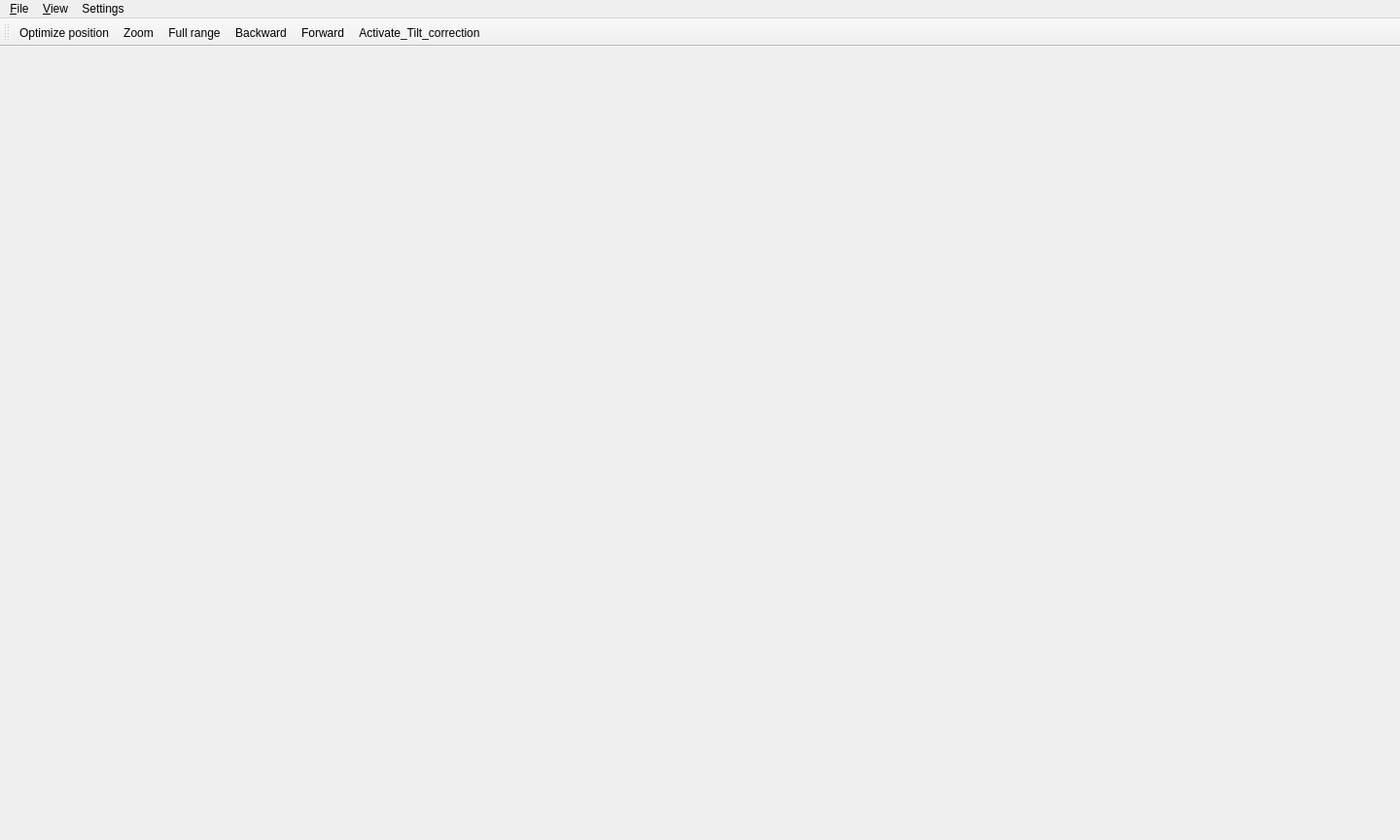
<?xml version="1.0" encoding="UTF-8"?>
<ui version="4.0">
 <class>MainWindow</class>
 <widget class="QMainWindow" name="MainWindow">
  <property name="geometry">
   <rect>
    <x>0</x>
    <y>0</y>
    <width>1440</width>
    <height>864</height>
   </rect>
  </property>
  <property name="sizePolicy">
   <sizepolicy hsizetype="Preferred" vsizetype="Preferred">
    <horstretch>0</horstretch>
    <verstretch>0</verstretch>
   </sizepolicy>
  </property>
  <property name="windowTitle">
   <string>qudi: Confocal</string>
  </property>
  <widget class="QWidget" name="centralwidget">
   <property name="maximumSize">
    <size>
     <width>0</width>
     <height>0</height>
    </size>
   </property>
  </widget>
  <widget class="QMenuBar" name="menubar">
   <property name="geometry">
    <rect>
     <x>0</x>
     <y>0</y>
     <width>1440</width>
     <height>17</height>
    </rect>
   </property>
   <widget class="QMenu" name="menuFile">
    <property name="title">
     <string>&amp;File</string>
    </property>
    <addaction name="separator"/>
    <addaction name="action_close_window"/>
    <addaction name="action_save_all_scans"/>
   </widget>
   <widget class="QMenu" name="menu_Settings">
    <property name="title">
     <string>Settings</string>
    </property>
    <addaction name="action_scanner_settings"/>
    <addaction name="action_optimizer_settings"/>
    <addaction name="action_display_settings"/>
   </widget>
   <widget class="QMenu" name="menuView">
    <property name="title">
     <string>&amp;View</string>
    </property>
    <addaction name="action_view_scanner_control"/>
    <addaction name="action_view_optimizer"/>
    <addaction name="action_view_toolbar"/>
    <addaction name="action_view_line_scan"/>
    <addaction name="separator"/>
    <addaction name="action_restore_default_view"/>
    <addaction name="separator"/>
    <addaction name="action_autorange_2d_scans"/>
    <addaction name="action_view_Tilt_correction"/>
   </widget>
   <addaction name="menuFile"/>
   <addaction name="menuView"/>
   <addaction name="menu_Settings"/>
  </widget>
  <widget class="QToolBar" name="util_toolBar">
   <property name="windowTitle">
    <string>Utilities Toolbar</string>
   </property>
   <property name="allowedAreas">
    <set>Qt::LeftToolBarArea|Qt::RightToolBarArea|Qt::TopToolBarArea</set>
   </property>
   <property name="toolButtonStyle">
    <enum>Qt::ToolButtonTextUnderIcon</enum>
   </property>
   <property name="floatable">
    <bool>false</bool>
   </property>
   <attribute name="toolBarArea">
    <enum>TopToolBarArea</enum>
   </attribute>
   <attribute name="toolBarBreak">
    <bool>false</bool>
   </attribute>
   <addaction name="action_optimize_position"/>
   <addaction name="action_utility_zoom"/>
   <addaction name="action_utility_full_range"/>
   <addaction name="action_history_back"/>
   <addaction name="action_history_forward"/>
   <addaction name="action_Tilt_correction"/>
  </widget>
  <action name="action_scanner_settings">
   <property name="icon">
    <iconset>
     <normaloff>../../../../../../../../Software/qudivenv/src/qudi/qudi/core/artwork/icons/configure.svg</normaloff>../../../../../../../../Software/qudivenv/src/qudi/qudi/core/artwork/icons/configure.svg</iconset>
   </property>
   <property name="text">
    <string>Scan Settings</string>
   </property>
  </action>
  <action name="action_close_window">
   <property name="icon">
    <iconset>
     <normaloff>../../../../../../../../Software/qudivenv/src/qudi/qudi/core/artwork/icons/application-exit.svg</normaloff>../../../../../../../../Software/qudivenv/src/qudi/qudi/core/artwork/icons/application-exit.svg</iconset>
   </property>
   <property name="text">
    <string>Close window</string>
   </property>
   <property name="toolTip">
    <string>Close scanning window</string>
   </property>
  </action>
  <action name="action_optimizer_settings">
   <property name="icon">
    <iconset>
     <normaloff>../../../../../../../../Software/qudivenv/src/qudi/qudi/core/artwork/icons/configure.svg</normaloff>../../../../../../../../Software/qudivenv/src/qudi/qudi/core/artwork/icons/configure.svg</iconset>
   </property>
   <property name="text">
    <string>Optimizer Settings</string>
   </property>
  </action>
  <action name="action_utility_zoom">
   <property name="checkable">
    <bool>true</bool>
   </property>
   <property name="icon">
    <iconset>
     <normaloff>../../../../../../../../Software/qudivenv/src/qudi/qudi/core/artwork/icons/zoom-select.svgz</normaloff>
     <normalon>../../../../../../../../Software/qudivenv/src/qudi/qudi/core/artwork/icons/search_active.svg</normalon>../../../../../../../../Software/qudivenv/src/qudi/qudi/core/artwork/icons/zoom-select.svgz</iconset>
   </property>
   <property name="text">
    <string>Zoom</string>
   </property>
   <property name="toolTip">
    <string>Toggle zooming by rubberband selection. Will set scan ranges accordingly.
Shortcut:Z</string>
   </property>
   <property name="shortcut">
    <string>Z</string>
   </property>
  </action>
  <action name="action_view_scanner_control">
   <property name="checkable">
    <bool>true</bool>
   </property>
   <property name="checked">
    <bool>true</bool>
   </property>
   <property name="text">
    <string>Scanner control</string>
   </property>
   <property name="toolTip">
    <string>Toggle scanner control view</string>
   </property>
  </action>
  <action name="action_view_optimizer">
   <property name="checkable">
    <bool>true</bool>
   </property>
   <property name="checked">
    <bool>true</bool>
   </property>
   <property name="text">
    <string>Optimizer</string>
   </property>
   <property name="toolTip">
    <string>Toggle optimizer view
Shortcut:Alt+O</string>
   </property>
   <property name="shortcut">
    <string>Alt+O</string>
   </property>
  </action>
  <action name="action_optimize_position">
   <property name="checkable">
    <bool>true</bool>
   </property>
   <property name="enabled">
    <bool>true</bool>
   </property>
   <property name="icon">
    <iconset>
     <normaloff>../../core/artwork/icons/optimize-position.svg</normaloff>
     <normalon>../../core/artwork/icons/scan-stop.svg</normalon>../../core/artwork/icons/optimize-position.svg</iconset>
   </property>
   <property name="text">
    <string>Optimize position</string>
   </property>
   <property name="toolTip">
    <string>Optimize scanner position according to the configured procedure
Shortcut:Ctrl+Alt+X</string>
   </property>
   <property name="statusTip">
    <string/>
   </property>
   <property name="shortcut">
    <string>Ctrl+Alt+X</string>
   </property>
  </action>
  <action name="action_restore_default_view">
   <property name="text">
    <string>Restore default</string>
   </property>
   <property name="toolTip">
    <string>Restore default arrangement of dock widgets </string>
   </property>
  </action>
  <action name="action_history_forward">
   <property name="enabled">
    <bool>true</bool>
   </property>
   <property name="icon">
    <iconset>
     <normaloff>../../../../../../../../Software/qudivenv/src/qudi/qudi/core/artwork/icons/go-next.svgz</normaloff>../../../../../../../../Software/qudivenv/src/qudi/qudi/core/artwork/icons/go-next.svgz</iconset>
   </property>
   <property name="text">
    <string>Forward</string>
   </property>
   <property name="toolTip">
    <string>Go forward in scan history
Shortcut:Ctrl+R</string>
   </property>
   <property name="shortcut">
    <string>Ctrl+R</string>
   </property>
  </action>
  <action name="action_history_back">
   <property name="enabled">
    <bool>true</bool>
   </property>
   <property name="icon">
    <iconset>
     <normaloff>../../../../../../../../Software/qudivenv/src/qudi/qudi/core/artwork/icons/go-previous.svgz</normaloff>../../../../../../../../Software/qudivenv/src/qudi/qudi/core/artwork/icons/go-previous.svgz</iconset>
   </property>
   <property name="text">
    <string>Backward</string>
   </property>
   <property name="toolTip">
    <string>Go backwards in scan history
Shortcut:Ctrl+Z</string>
   </property>
   <property name="shortcut">
    <string>Ctrl+Z</string>
   </property>
  </action>
  <action name="action_view_line_scan">
   <property name="checkable">
    <bool>true</bool>
   </property>
   <property name="checked">
    <bool>true</bool>
   </property>
   <property name="text">
    <string>Line scan</string>
   </property>
   <property name="toolTip">
    <string>Toggle line scan view</string>
   </property>
  </action>
  <action name="action_utility_full_range">
   <property name="icon">
    <iconset>
     <normaloff>../../../../../../../../Software/qudivenv/src/qudi/qudi/core/artwork/icons/zoom-fit-best.svg</normaloff>../../../../../../../../Software/qudivenv/src/qudi/qudi/core/artwork/icons/zoom-fit-best.svg</iconset>
   </property>
   <property name="text">
    <string>Full range</string>
   </property>
   <property name="toolTip">
    <string>Set all scans to full scan range
Shortcut:Ctrl+Alt+&lt;</string>
   </property>
   <property name="shortcut">
    <string>Ctrl+Alt+&lt;</string>
   </property>
  </action>
  <action name="action_autorange_2d_scans">
   <property name="checkable">
    <bool>false</bool>
   </property>
   <property name="text">
    <string>Auto range 2D scans</string>
   </property>
   <property name="toolTip">
    <string>Automatically adjust axes ranges for 2D scan images
Shortcut: Shift+R</string>
   </property>
   <property name="shortcut">
    <string>Shift+R</string>
   </property>
  </action>
  <action name="action_display_settings">
   <property name="icon">
    <iconset>
     <normaloff>../../../../../../../../Software/qudivenv/src/qudi/qudi/core/artwork/icons/configure.svg</normaloff>../../../../../../../../Software/qudivenv/src/qudi/qudi/core/artwork/icons/configure.svg</iconset>
   </property>
   <property name="text">
    <string>Display Settings</string>
   </property>
  </action>
  <action name="action_view_toolbar">
   <property name="checkable">
    <bool>true</bool>
   </property>
   <property name="checked">
    <bool>true</bool>
   </property>
   <property name="text">
    <string>Toolbar</string>
   </property>
   <property name="toolTip">
    <string>Toggle utility toolbar view
Shortcut:Alt+T</string>
   </property>
   <property name="shortcut">
    <string>Alt+T</string>
   </property>
  </action>
  <action name="action_save_all_scans">
   <property name="icon">
    <iconset>
     <normaloff>../../../../../qudi-core/src/qudi/artwork/icons/document-save.svg</normaloff>../../../../../qudi-core/src/qudi/artwork/icons/document-save.svg</iconset>
   </property>
   <property name="text">
    <string>Save all</string>
   </property>
  </action>
  <action name="action_view_Tilt_correction">
   <property name="checkable">
    <bool>true</bool>
   </property>
   <property name="text">
    <string>Tilt_correction</string>
   </property>
  </action>
  <action name="action_Tilt_correction">
   <property name="checkable">
    <bool>true</bool>
   </property>
   <property name="icon">
    <iconset>
     <normaloff>../../../../../qudi-core/src/qudi/artwork/icons/correct-tilt.svg</normaloff>../../../../../qudi-core/src/qudi/artwork/icons/correct-tilt.svg</iconset>
   </property>
   <property name="text">
    <string>Activate_Tilt_correction</string>
   </property>
  </action>
 </widget>
 <resources/>
 <connections>
  <connection>
   <sender>action_close_window</sender>
   <signal>triggered()</signal>
   <receiver>MainWindow</receiver>
   <slot>close()</slot>
   <hints>
    <hint type="sourcelabel">
     <x>-1</x>
     <y>-1</y>
    </hint>
    <hint type="destinationlabel">
     <x>627</x>
     <y>188</y>
    </hint>
   </hints>
  </connection>
 </connections>
</ui>
